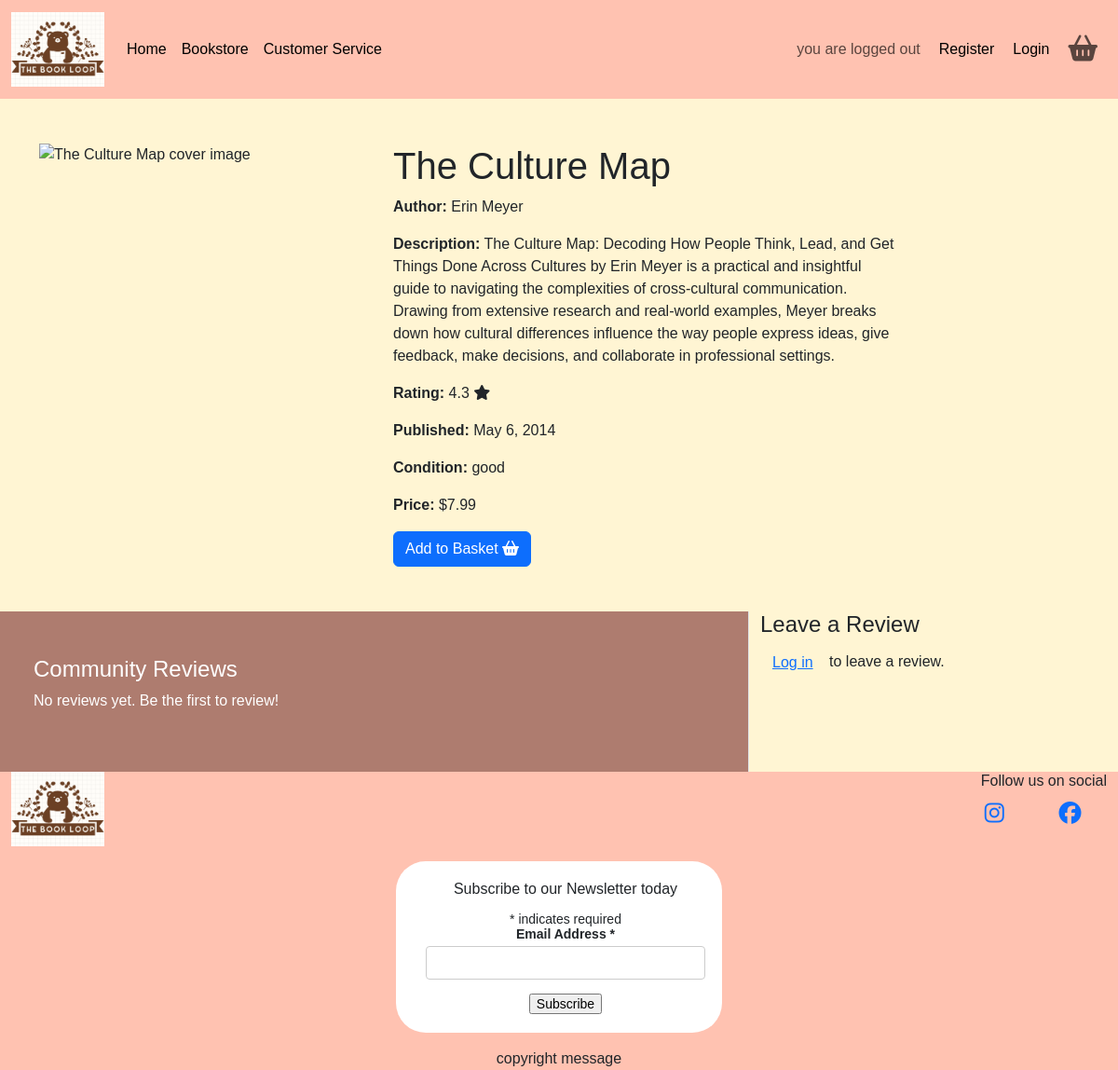
The page /bookstore/book/4/ on the database its author committed.
### bookstore/models.py (models this page shows, shortened)
class Book(models.Model):
    CONDITION_CHOICES = [
        ('like-new', 'Like-New'),
        ('good', 'Good'),
        ('fair', 'Fair'),
    ]
    title = models.CharField(max_length=255)
    author = models.CharField(max_length=255, null=True, blank=True)
    date_published = models.DateField(null=True, blank=True)
    description = models.TextField(null=True, blank=True)
    condition = models.CharField(max_length=10, choices=CONDITION_CHOICES, null=True, blank=True)
    rating = models.DecimalField(max_digits=2, decimal_places=1, null=True, blank=True)
    price = models.DecimalField(max_digits=6, decimal_places=2, null=True, blank=True)
    cover_image = CloudinaryField('image', default='placeholder')
    stock = models.PositiveIntegerField(default=0)
    in_stock = models.BooleanField(default=False, editable=False)
    created_at = models.DateTimeField(auto_now_add=True, null=True)

### bookstore/views.py (the view, shortened to what this page needs)
# urls.py: path('book/<int:book_id>/', views.book_detail, name='book_detail'),
def book_detail(request, book_id):
    book = get_object_or_404(Book, pk=book_id)
    reviews = Review.objects.filter(book=book)
    form = ReviewForm()
    context = {
        'book': book,
        'reviews': reviews,
        'form': form,
    }
    return render(request, 'bookstore/book_detail.html', context)

### bookstore/forms.py
class ReviewForm(forms.ModelForm):
    class Meta:
        model = Review
        fields = ['review', 'rating']

### basket/contexts.py (called while the page is built, shortened)
def basket_contents(request):
    basket_items = []
    total = 0
    book_count = 0
    basket = request.session.get('basket', {})
    delivery = Decimal(3) if total < 40 else Decimal(0)
    grand_total = delivery + total
    context = {
        'basket_items': basket_items,
        'total': total,
        'order_total': total,
        'book_count': book_count,
        'delivery': delivery,
        'free_delivery_threshold': 40,
        'grand_total': grand_total,
        }
    return context

### bookstore/templates/bookstore/book_detail.html (shortened to what this page needs)
{% extends 'base.html' %}
{% load static %}
{% block content %}
<section id="book-detail">
	<div class="container mt-5 mb-5">
		<div class="row">
			<div class="col-md-4">
				<img src="{{ book.cover_image.url }}" alt="{{ book.title }} cover image"
					class="img-fluid book-detail-img">
			</div>
			<div class="col-md-6">
				<h1>{{ book.title }}</h1>
				<p><strong>Author:</strong> {{ book.author }}</p>
				<p><strong>Description:</strong> {{ book.description }}</p>
				<p><strong>Rating:</strong> {{ book.rating }} <i class="fa-solid fa-star"></i> </p>
				<p><strong>Published:</strong> {{ book.date_published }}</p>
				<p><strong>Condition:</strong> {{ book.condition }}</p>
				<p><strong>Price:</strong> ${{ book.price }}</p>
				<div class="detail-btns">
					{% if book.in_stock %}
					<a class="btn btn-primary" href="{% url 'add_to_basket' book.id %}">
						Add to Basket
						<i class="fa-solid fa-basket-shopping"></i>
					</a>
					{% else %}
					<button class="btn btn-secondary" disabled>
						Out of Stock
					</button>
					{% endif %}
				</div>
			</div>
		</div>
	</div>
</section>
<section id="reviews">
	<div class="row">
		<div class="col-md-8 review-list p-5 border-end">
			<h4>Community Reviews</h4>
			{% if reviews %}
			<ul class="list-unstyled">
				{% for review in reviews %}
				<li class="mb-3">
					<strong>{{ review.author.username }}</strong> - {{ review.rating }}/5
					<p class="mb-1">{{ review.review }}</p>
					<small class="text-muted">{{ review.created_on|date:"F j, Y" }}</small>
				</li>
				{% endfor %}
			</ul>
			{% else %}
			<p>No reviews yet. Be the first to review!</p>
			{% endif %}
		</div>
		<div class="col-md-4 add-review">
			<h4>Leave a Review</h4>
			{% if user.is_authenticated %}
			<form method="POST">
				{% csrf_token %}
				{{ form.as_p }}
				<button type="submit" class="btn btn-primary mt-3">Submit Review</button>
			</form>
			{% else %}
			<p><a href="#" class="btn btn-link">Log in</a> to leave a review.</p>
			{% endif %}
		</div>
	</div>
</section>
{% endblock %}

### static/css/style.css (style rules this page uses)
body { font-family: Arial, sans-serif; background-color: #fff5d3; }
.book-detail-img { width: 350px; }
.review-list { background-color: #ae7c6f; color: white; }

### rows shown on the page
Book: title "The Culture Map", author "Erin Meyer", description "The Culture Map: Decoding How People Think, Lead, and Get Things Done Across Cultures by Erin Meyer is a practical and insightful guide to navigating the complexities of cross-cultural communication. Drawing from extensive research and real-world examples, Meyer breaks down how cultural differences influence the way people express ideas, give feedback, make decisions, and collaborate in professional settings.", rating "4.3", date_published "May 6, 2014", condition "good", price "7.99"
